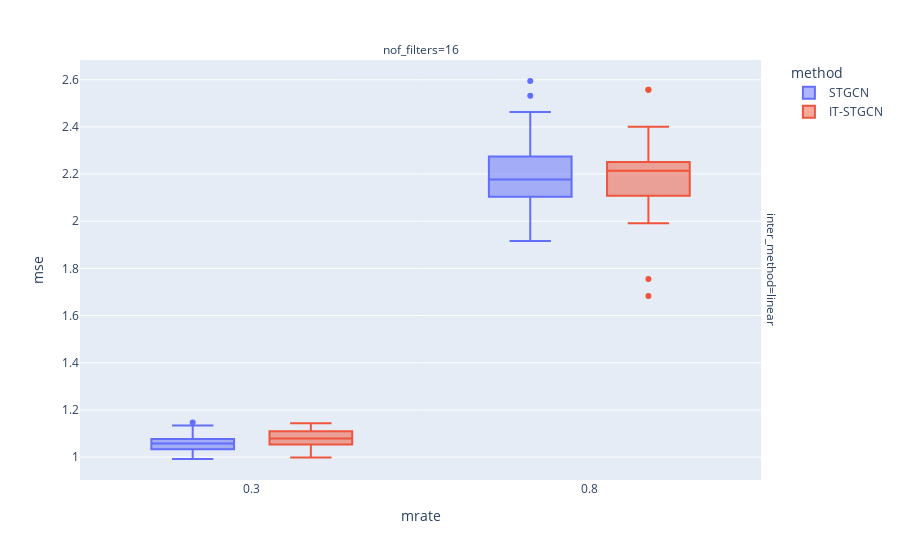

The cell this chart's notebook holds for it:
### Markdown cell above
## Random

### Code cell
data.query("method!='GNAR' and mtype =='rand'").plot.box(backend='plotly',x='mrate',color='method',y='mse',facet_col='nof_filters',facet_row='inter_method',height=800)

### Figure 1 — Plotly figure (JSON) as saved in the notebook; plotly's stock layout.template omitted (floating-point values rounded to 4 significant figures)
{"data": [{"alignmentgroup": "True", "hovertemplate": "method=STGCN<br>inter_method=linear<br>nof_filters=16<br>mrate=%{x}<br>mse=%{y}<extra></extra>", "legendgroup": "STGCN", "marker": {"color": "#636efa"}, "name": "STGCN", "notched": false, "offsetgroup": "STGCN", "orientation": "v", "showlegend": true, "type": "box", "x": [0.3, 0.8, 0.3, 0.8, 0.3, 0.8, 0.3, 0.8, 0.3, 0.8, 0.3, 0.8, 0.3, 0.8, 0.3, 0.8, 0.3, 0.8, 0.3, 0.8, 0.3, 0.8, 0.3, 0.8, 0.3, 0.8, 0.3, 0.8, 0.3, 0.8, 0.3, 0.8, 0.3, 0.8, 0.3, 0.8, 0.3, 0.8, 0.3, 0.8, 0.3, 0.8, 0.3, 0.8, 0.3, 0.8, 0.3, 0.8, 0.3, 0.8, 0.3, 0.8, 0.3, 0.8, 0.3, 0.8, 0.3, 0.8, 0.3, 0.8], "x0": " ", "xaxis": "x", "y": [1.041, 2.111, 1.133, 2.21, 1.02, 2.173, 1.067, 2.463, 1.103, 2.165, 0.9939, 2.305, 1.015, 2.087, 1.073, 2.132, 1.063, 2.182, 1.077, 2.016, 1.033, 2.208, 1.046, 2.104, 1.037, 2.532, 1.066, 2.206, 1.147, 2.274, 0.9918, 2.047, 1.037, 2.169, 1.028, 2.595, 1.029, 2.24, 1.069, 2.37, 1.06, 2.041, 1.046, 2.32, 1.106, 1.917, 1.077, 2.398, 1.09, 1.948, 1.055, 2.131, 1.065, 1.917, 1.032, 2.236, 1.114, 2.193, 1.056, 2.161], "y0": " ", "yaxis": "y"}, {"alignmentgroup": "True", "hovertemplate": "method=IT-STGCN<br>inter_method=linear<br>nof_filters=16<br>mrate=%{x}<br>mse=%{y}<extra></extra>", "legendgroup": "IT-STGCN", "marker": {"color": "#EF553B"}, "name": "IT-STGCN", "notched": false, "offsetgroup": "IT-STGCN", "orientation": "v", "showlegend": true, "type": "box", "x": [0.3, 0.8, 0.3, 0.8, 0.3, 0.8, 0.3, 0.8, 0.3, 0.8, 0.3, 0.8, 0.3, 0.8, 0.3, 0.8, 0.3, 0.8, 0.3, 0.8, 0.3, 0.8, 0.3, 0.8, 0.3, 0.8, 0.3, 0.8, 0.3, 0.8, 0.3, 0.8, 0.3, 0.8, 0.3, 0.8, 0.3, 0.8, 0.3, 0.8, 0.3, 0.8, 0.3, 0.8, 0.3, 0.8, 0.3, 0.8, 0.3, 0.8, 0.3, 0.8, 0.3, 0.8, 0.3, 0.8, 0.3, 0.8, 0.3, 0.8], "x0": " ", "xaxis": "x", "y": [1.08, 2.241, 1.099, 2.189, 1.062, 2.318, 1.087, 2.069, 1.066, 2.558, 1.039, 2.225, 1.109, 2.558, 1.053, 1.991, 1.026, 2.206, 1.111, 2.121, 1.117, 1.997, 1.064, 2.108, 0.9986, 2.267, 1.06, 2.223, 1.117, 2.231, 1.143, 2.122, 1.101, 1.683, 1.001, 2.299, 1.022, 2.101, 1.053, 2.136, 1.111, 1.755, 1.083, 2.117, 1.117, 2.236, 1.034, 2.235, 1.135, 2.286, 1.057, 2.079, 1.078, 2.251, 1.089, 2.4, 1.074, 2.159, 1.104, 2.246], "y0": " ", "yaxis": "y"}], "layout": {"annotations": [{"font": {}, "showarrow": false, "text": "nof_filters=16", "x": 0.49, "xanchor": "center", "xref": "paper", "y": 1, "yanchor": "bottom", "yref": "paper"}, {"font": {}, "showarrow": false, "text": "inter_method=linear", "textangle": 90, "x": 0.98, "xanchor": "left", "xref": "paper", "y": 0.5, "yanchor": "middle", "yref": "paper"}], "autosize": true, "boxmode": "group", "legend": {"title": {"text": "method"}, "tracegroupgap": 0}, "margin": {"t": 60}, "xaxis": {"anchor": "y", "autorange": true, "domain": [0, 0.98], "range": [0.04424, 1.056], "title": {"text": "mrate"}, "type": "linear"}, "yaxis": {"anchor": "x", "autorange": true, "domain": [0, 1], "range": [0.9027, 2.684], "title": {"text": "mse"}, "type": "linear"}}}
